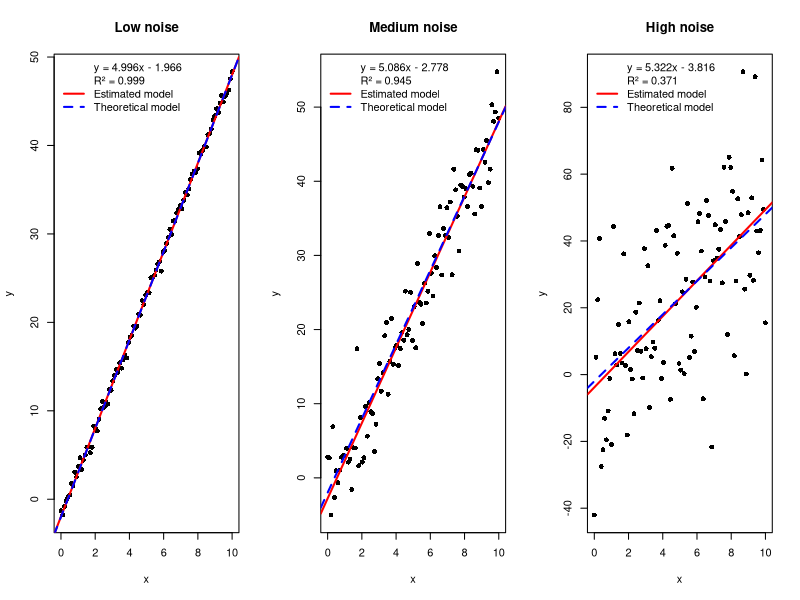
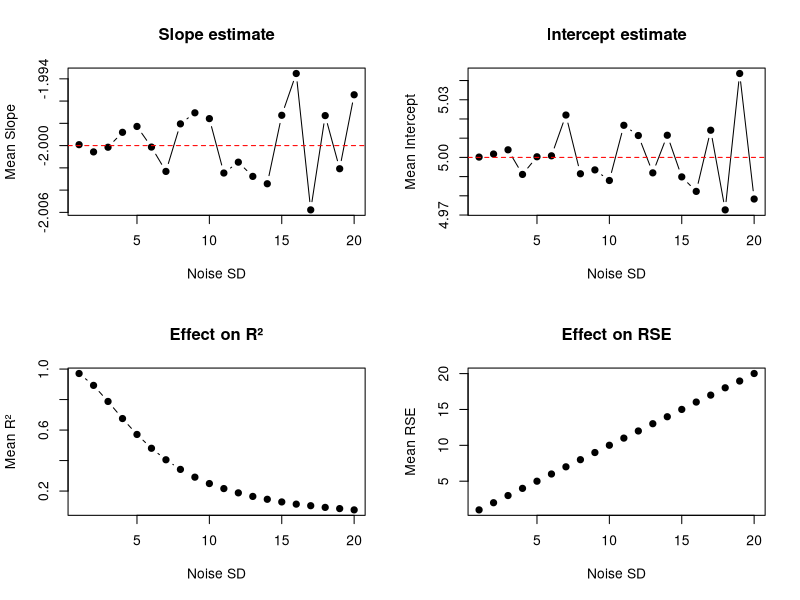

These figures' R source, in order:
## ---- chunk 1
set.seed(42) # to make results reproducible

# creating 3 dataset  x with
x <- seq(0, 10, length.out = 100)

# known slope and intercept 
true_slope <- 5
true_intercept <- -2

# 3 levels of random noise: low(0.5), medium(4), high(20)
y_low <- true_intercept + true_slope*x + rnorm(100, mean=0, sd=0.5)
y_medium <- true_intercept + true_slope*x + rnorm(100, mean=0, sd=4)
y_high <- true_intercept + true_slope*x + rnorm(100, mean=0, sd=20)

data_low <- data.frame(x, y=y_low)
data_medium <- data.frame(x, y=y_medium)
data_high <- data.frame(x, y=y_high)
## ---- chunk 2
#| message: true
#| warning: false
#| include: false
#setting up linear regression models for each dataset
model_low <- lm(y ~ x, data=data_low)
model_medium <- lm(y ~ x, data=data_medium)
model_high <- lm(y ~ x, data=data_high)
## ---- chunk 3
#| paged-print: true
# summarizing the results of each model
summary(model_low)
summary(model_medium)
summary(model_high)

## ---- chunk 4
#| label: Plot the model
#| echo: false

par(mfrow = c(1,3))  # Set up a 1x3 plotting area

# ==========================
# Low noise
# ==========================

plot(y ~ x,
     data = data_low,
     main = "Low noise",
     pch = 16)

# Regression line
abline(model_low,
       col = "red",
       lwd = 2)

# Theoretical model
abline(a = -2,
       b = 5,
       col = "blue",
       lwd = 2,
       lty = 2)

eq_low <- paste0(
  "y = ",
  round(coef(model_low)[2], 3),
  "x ",
  ifelse(coef(model_low)[1] >= 0, "+ ", "- "),
  abs(round(coef(model_low)[1], 3))
)

legend("topleft",
       legend = c(
         eq_low,
         paste("R² =", round(summary(model_low)$r.squared, 3)),
         "Estimated model",
         "Theoretical model"
       ),
       col = c(NA, NA, "red", "blue"),
       lty = c(NA, NA, 1, 2),
       lwd = c(NA, NA, 2, 2),
       bty = "n")

# ==========================
# Medium noise
# ==========================

plot(y ~ x,
     data = data_medium,
     main = "Medium noise",
     pch = 16)

abline(model_medium,
       col = "red",
       lwd = 2)

abline(a = -2,
       b = 5,
       col = "blue",
       lwd = 2,
       lty = 2)

eq_medium <- paste0(
  "y = ",
  round(coef(model_medium)[2], 3),
  "x ",
  ifelse(coef(model_medium)[1] >= 0, "+ ", "- "),
  abs(round(coef(model_medium)[1], 3))
)

legend("topleft",
       legend = c(
         eq_medium,
         paste("R² =", round(summary(model_medium)$r.squared, 3)),
         "Estimated model",
         "Theoretical model"
       ),
       col = c(NA, NA, "red", "blue"),
       lty = c(NA, NA, 1, 2),
       lwd = c(NA, NA, 2, 2),
       bty = "n")

# ==========================
# High noise
# ==========================

plot(y ~ x,
     data = data_high,
     main = "High noise",
     pch = 16)

abline(model_high,
       col = "red",
       lwd = 2)

abline(a = -2,
       b = 5,
       col = "blue",
       lwd = 2,
       lty = 2)

eq_high <- paste0(
  "y = ",
  round(coef(model_high)[2], 3),
  "x ",
  ifelse(coef(model_high)[1] >= 0, "+ ", "- "),
  abs(round(coef(model_high)[1], 3))
)

legend("topleft",
       legend = c(
         eq_high,
         paste("R² =", round(summary(model_high)$r.squared, 3)),
         "Estimated model",
         "Theoretical model"
       ),
       col = c(NA, NA, "red", "blue"),
       lty = c(NA, NA, 1, 2),
       lwd = c(NA, NA, 2, 2),
       bty = "n")

## ---- chunk 5
set.seed(42)

# Known slope and intercept
true_slope <- -2
true_intercept <- 5

# Number of observations
n <- 10000

# stocking  in a vector
x <- seq(0, 10, length.out = n)

# Niveaux de bruit testés
noise_levels <- seq(1, 20, by = 1)

# Nombre de répétitions
n_sim <- 100

# Dataframe to stock
results <- data.frame()

#loop through each noise level and perform linear regression
for (noise in noise_levels) {

  for (i in 1:n_sim) {

    # generating data with random noise
    y <- true_intercept +
         true_slope * x +
         rnorm(n, mean = 0, sd = noise)

    # Regression
    model <- lm(y ~ x)

    # statistics of the model
    intercept <- coef(model)[1]
    slope <- coef(model)[2]

    r2 <- summary(model)$r.squared
    rse <- summary(model)$sigma

    results <- rbind(
      results,
      data.frame(
        Noise = noise,
        Intercept = intercept,
        Slope = slope,
        R2 = r2,
        RSE = rse
      )
    )
  }
}

# Results summary
summary_results <- aggregate(
  cbind(Intercept, Slope, R2, RSE) ~ Noise,
  data = results,
  FUN = mean
)

print(summary_results)
## ---- chunk 6

par(mfrow = c(2,2)) # Set up a 2x2 plotting area

plot(summary_results$Noise,
     summary_results$Slope,
     type = "b",
     pch = 19,
     xlab = "Noise SD",
     ylab = "Mean Slope",
     main = "Slope estimate")

abline(h = true_slope,
       col = "red",
       lty = 2)

plot(summary_results$Noise,
     summary_results$Intercept,
     type = "b",
     pch = 19,
     xlab = "Noise SD",
     ylab = "Mean Intercept",
     main = "Intercept estimate")

abline(h = true_intercept,
       col = "red",
       lty = 2)

plot(summary_results$Noise,
     summary_results$R2,
     type = "b",
     pch = 19,
     xlab = "Noise SD",
     ylab = "Mean R²",
     main = "Effect on R²")

plot(summary_results$Noise,
     summary_results$RSE,
     type = "b",
     pch = 19,
     xlab = "Noise SD",
     ylab = "Mean RSE",
     main = "Effect on RSE")
